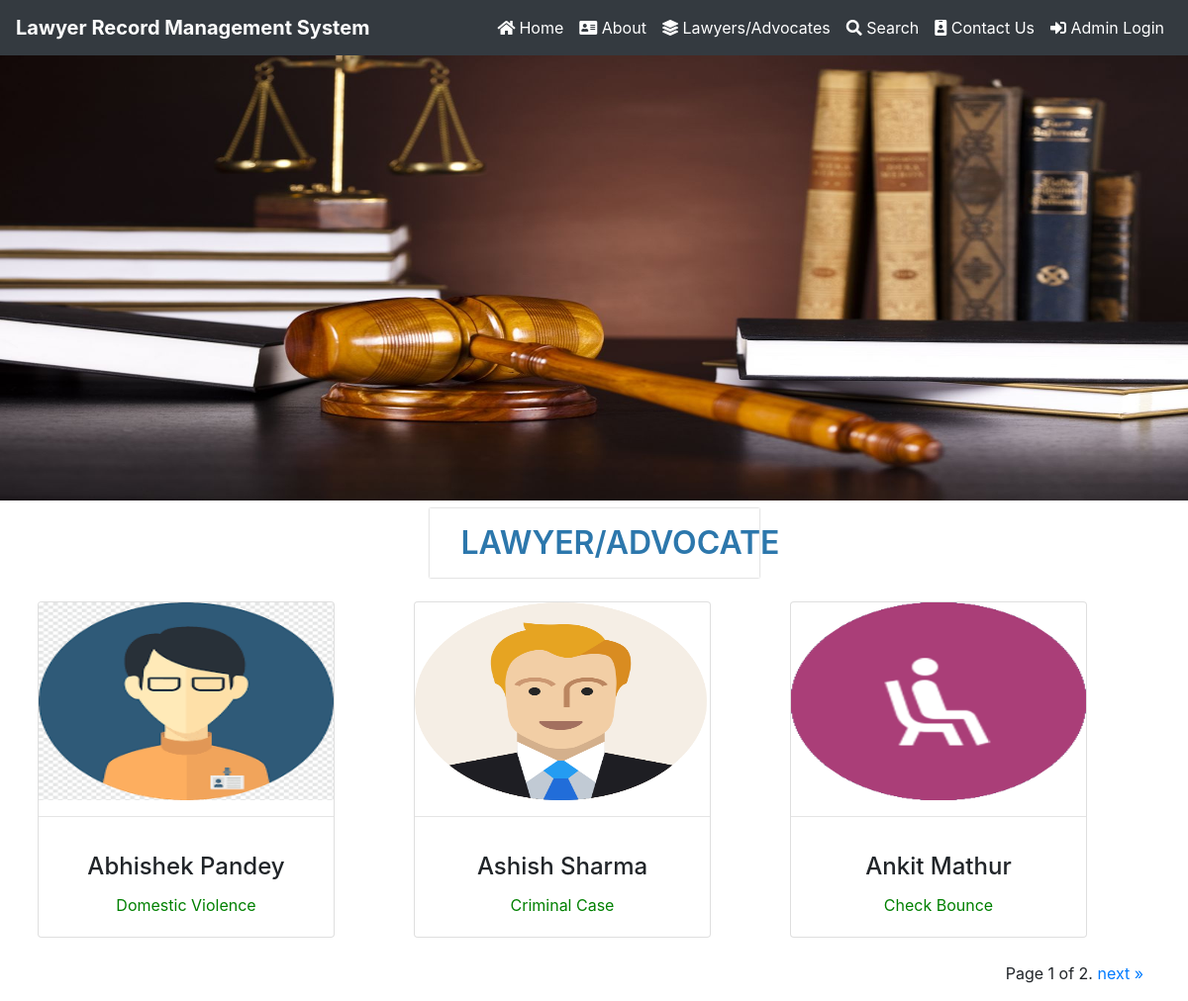
Screenshot of /lawyer with the database file from the repository.
### lawyer/models.py (models this page shows, shortened)
class Lawyer(models.Model):
    LawyerName = models.CharField(max_length=200, null=True)
    LawyerEmail = models.CharField(max_length=50, null=True)
    LawyerMobileNo = models.CharField(max_length=15, null=True)
    OfficeAddress = models.CharField(max_length=300, null=True)
    City = models.CharField(max_length=100, null=True)
    State = models.CharField(max_length=100, null=True)
    LanguageKnown = models.CharField(max_length=150, null=True)
    ProfilePic = models.FileField(null=True)
    LawyerExp = models.IntegerField(default=0)
    practiceArea = models.ForeignKey(PracticeArea, on_delete=models.CASCADE)
    Courts = models.CharField(max_length=150, null=True)
    Website = models.CharField(max_length=200, null=True)
    Description = models.CharField(max_length=500, null=True)
    Status = models.CharField(max_length=50, null=True)
    RegDate = models.DateTimeField(null=True)

class PracticeArea(models.Model):
    PAreaName = models.CharField(max_length=200, null=True)
    CreationDate = models.DateTimeField(auto_now_add=True)

### lawyer/views.py (the view)
# urls.py: path('lawyer',lawyer,name='lawyer'),
def lawyer(request):
    lawyer_list = Lawyer.objects.filter(Status="Active")
    paginator = Paginator(lawyer_list, 3)  # Show 3 Lawyer per page.
    page_number = request.GET.get('page')
    posts = paginator.get_page(page_number)
    return render(request,'lawyer.html', locals())

### lawyer/templates/lawyer.html (shortened to what this page needs)
{% include 'navigation.html' %}
{% load static %}
<body>
<img src="{% static 'images/lawyer.jpg' %}" width="100%" height="450">
<div class="container mt-2">
    <h3 class="page-title text-center">Lawyer/Advocate</h3>
    <div class="row">
        {% for i in posts %}
        <div class="col-sm-4 p-2 mt-3">
            <div class="card" style="width:300px">
                <a href="{% url 'lawyerDtls' i.id %}"><img class="card-img-top zoom" src="{{i.ProfilePic.url}}"
                                                           alt="Card image"
                                                           style="width:100% ; height : 200px"></a>
                <hr>
                <div class="card-body">
                    <h4 class="card-title text-center">{{i.LawyerName}}</h4>
                    <span style="color: green"><p class="card-text text-center">{{i.practiceArea.PAreaName}}</p></span>
                </div>
            </div>
        </div>
        {% endfor %}
    </div>
    <div class="pagination my-3 float-right">
    <span class="step-links">
        <span class="current">
            Page {{ posts.number }} of {{ posts.paginator.num_pages }}.
        </span>
        {% if posts.has_next %}
            <a href="?page={{ posts.next_page_number }}">next</a>
            <a href="?page={{ posts.paginator.num_pages }}"> &raquo;</a>
        {% endif %}
    </span>
    </div>
</div>
</body>

### lawyer/static/css/style.css (style rules this page uses)
.page-title { color : #2c77ac; font-size: 2em; font-weight: 600; padding: .5em 1em; box-shadow: 0px 0px 2px #b0b0b0; text-transform: uppercase; width: 30%; margin: 0 auto; }

### lawyer/templates/lawyer.html (style rules this page uses)
.zoom { transition: transform .1s; margin: 0 auto; }

### rows the page displays
Lawyer: ProfilePic (picture), LawyerName "Abhishek Pandey", practiceArea.PAreaName "Domestic Violence"
Lawyer: ProfilePic (picture), LawyerName "Ashish Sharma", practiceArea.PAreaName "Criminal Case"
Lawyer: ProfilePic (picture), LawyerName "Ankit Mathur", practiceArea.PAreaName "Check Bounce"

### other values shown
{{ posts.number }} "1"
{{ posts.paginator.num_pages }} "2"
